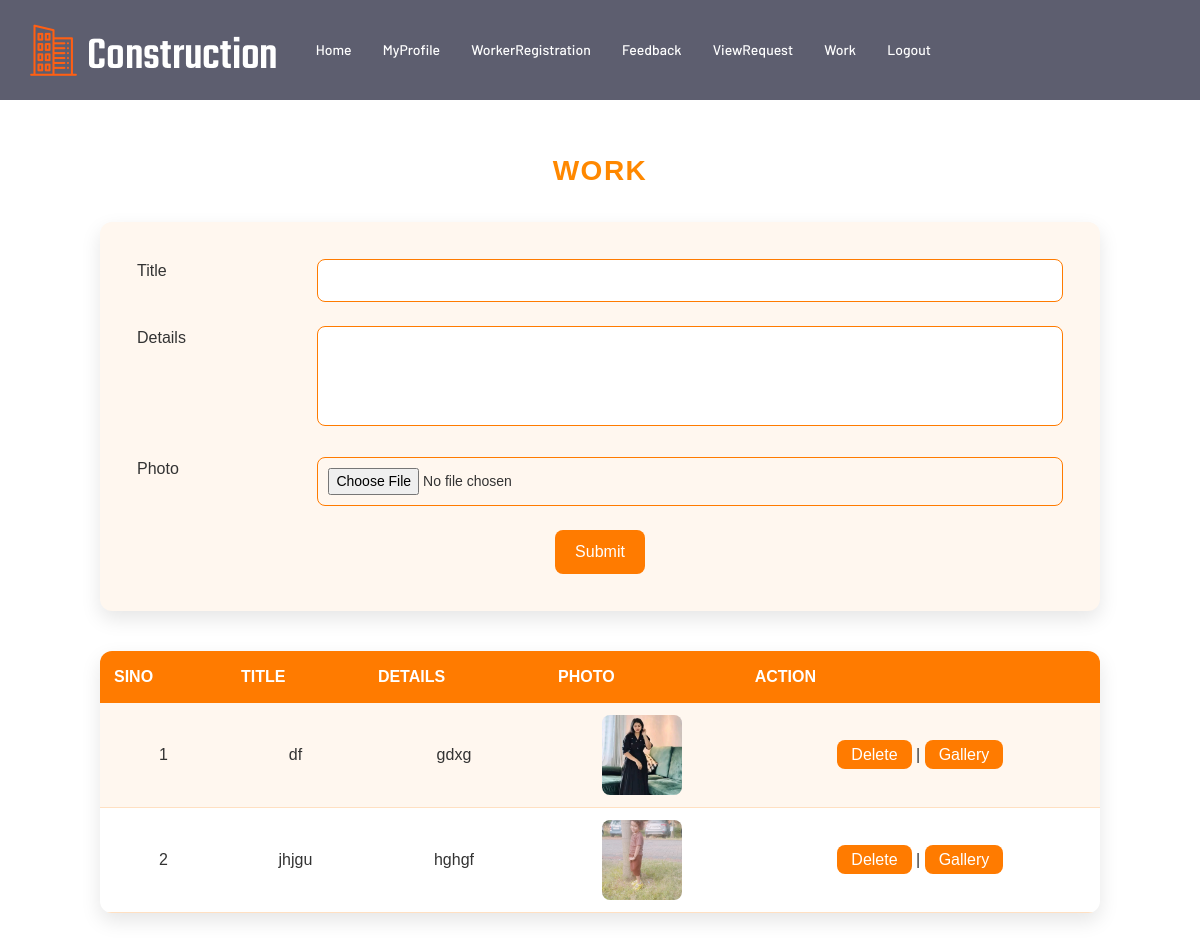
Page /Builder/Work/ (signed in) on the earlier database version.
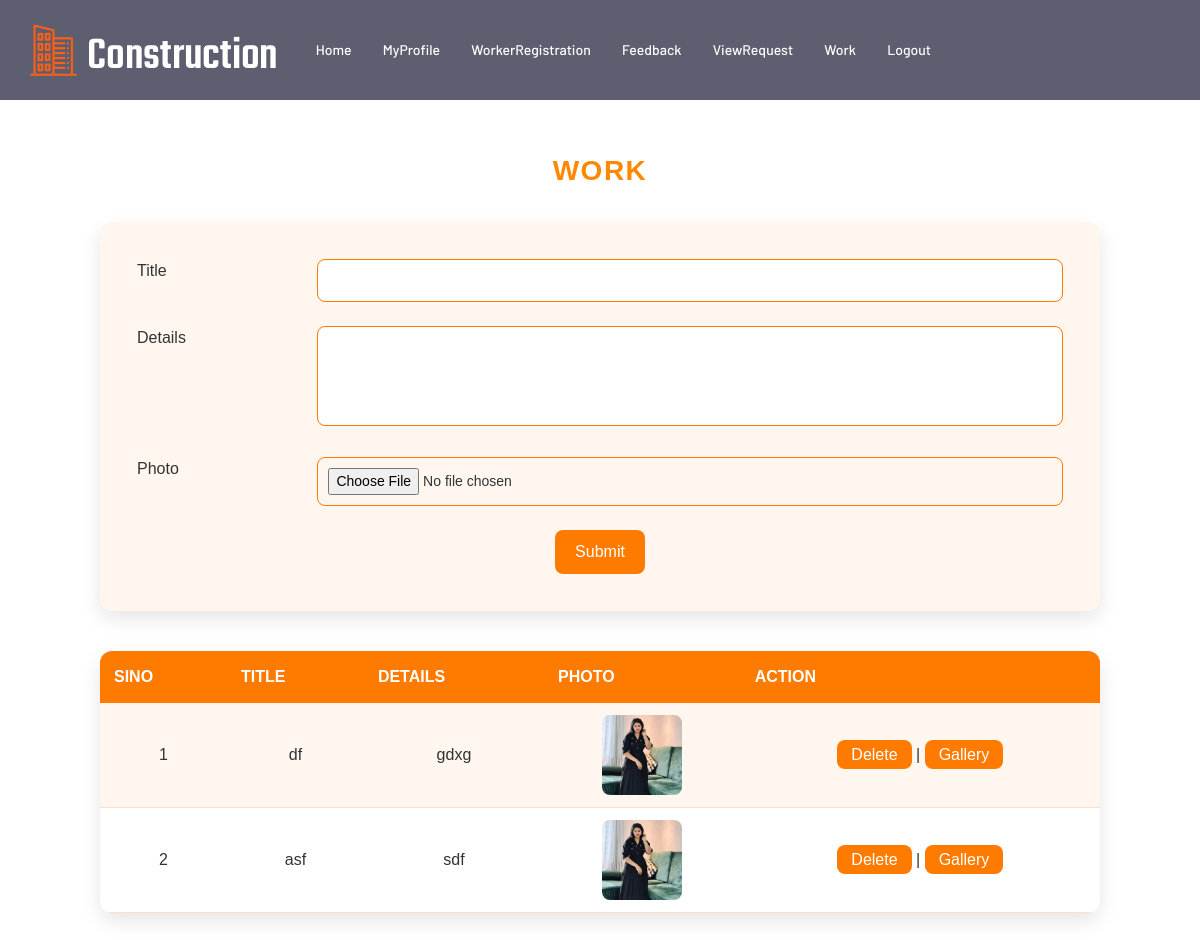
Same page on the later database version.
### Builder/models.py (models this page shows)
class tbl_work(models.Model):
    work_title=models.CharField(max_length=50)
    work_details=models.CharField(max_length=50)
    work_photo=models.FileField(upload_to="Assets/WorkDocs/")
    work_date=models.DateField(auto_now_add=True)
    builder=models.ForeignKey(tbl_builders,on_delete=models.CASCADE)

### Builder/views.py (the view)
# urls.py: path('Work/',views.Work,name="Work"),
def Work(request):
    workdata=tbl_work.objects.all()
    builder=tbl_builders.objects.get(id=request.session['bid'])
    if request.method=="POST":
        title=request.POST.get("txt_title")
        details=request.POST.get("txt_details")
        photo=request.FILES.get("file_photo")
        checkwork=tbl_work.objects.filter(work_title=title,work_details=details,work_photo=photo,builder=builder).count()
        if checkwork > 0:
           return render(request,'Builder/Work.html',{'msg':'Work Already Existed '})
        else:
            tbl_work.objects.create(work_title=title,work_details=details,work_photo=photo,builder=builder)
            return render(request,'Builder/Work.html',{'msg':'Workadd successfully'})
    else:
        return render(request,'Builder/Work.html',{'workdata':workdata})

### Builder/Templates/Builder/Work.html (shortened to what this page needs)
{% extends 'Builder/Header.html' %}
{% block content %}
<head>
</head>
<div class="modern-work-container">
    <div class="modern-work-heading">Work</div>
    <form action="" method="post" enctype="multipart/form-data" class="modern-work-form">
        <table>
            <tr>
                <td>Title</td>
                <td><input type="text" name="txt_title" required></td>
            </tr>
            <tr>
                <td>Details</td>
                <td><textarea name="txt_details" required></textarea></td>
            </tr>
            <tr>
                <td>Photo</td>
                <td><input type="file" name="file_photo" required accept="image/*"></td>
            </tr>
            <tr>
                <td colspan="2" align="center">
                    <input type="submit" value="Submit">
                </td>
            </tr>
        </table>
    </form>
    <table class="modern-work-table">
        <tr>
            <th>SINO</th>
            <th>Title</th>
            <th>Details</th>
            <th>Photo</th>
            <th>Action</th>
        </tr>
        {% for i in workdata %}
        <tr>
            <td>{{forloop.counter}}</td>
            <td>{{i.work_title}}</td>
            <td>{{i.work_details}}</td>
            <td>
                {% if i.work_photo %}
                    <img src="{{ i.work_photo.url }}" class="modern-work-photo" alt="photo">
                {% else %}
                    N/A
                {% endif %}
            </td>
            <td>
                <a class="modern-btn" href="{% url 'Builder:DeleteWork' i.id %}">Delete</a> |
                <a class="modern-btn" href="{% url 'Builder:Gallery' i.id %}">Gallery</a>
            </td>
        </tr>
        {% endfor %}
    </table>
</div>
{% endblock %}

### Builder/Templates/Builder/Header.html (shortened to what this page needs)
{% load static %}
<!doctype html>
<html class="no-js" lang="zxx">
<head>
    <link rel="stylesheet" href="{% static 'Main/assets/css/bootstrap.min.css' %}">
    <link rel="stylesheet" href="{% static 'Main/assets/css/owl.carousel.min.css' %}">
    <link rel="stylesheet" href="{% static 'Main/assets/css/slicknav.css' %}">
    <link rel="stylesheet" href="{% static 'Main/assets/css/animate.min.css' %}">
    <link rel="stylesheet" href="{% static 'Main/assets/css/magnific-popup.css' %}">
    <link rel="stylesheet" href="{% static 'Main/assets/css/fontawesome-all.min.css' %}">
    <link rel="stylesheet" href="{% static 'Main/assets/css/themify-icons.css' %}">
    <link rel="stylesheet" href="{% static 'Main/assets/css/slick.css' %}">
    <link rel="stylesheet" href="{% static 'Main/assets/css/nice-select.css' %}">
    <link rel="stylesheet" href="{% static 'Main/assets/css/style.css' %}">
</head>
<body>
    <header>
        <div class="header-area header-transparent">
            <div class="main-header ">
                <div class="header-bottom  header-sticky">
                    <div class="container-fluid">
                        <div class="row align-items-center">
                            <div class="col-xl-2 col-lg-2 col-md-1">
                                <div class="logo">
                                    <a href="index.html" class="big-logo"><img
                                            src="{% static 'Main/assets/img/logo/logo.png' %}" alt=""></a>
                                </div>
                            </div>
                            <div class="col-xl-8 col-lg-8 col-md-8">
                                <div class="main-menu f-right d-none d-lg-block">
                                    <nav>
                                        <ul id="navigation">
                                            <li><a href="{% url 'Builder:HomePage' %}">Home</a></li>
                                            <li><a href="{% url 'Builder:MyProfile' %}">MyProfile</a></li>
                                            <li><a href="{% url 'Builder:WorkerRegistration' %}">WorkerRegistration</a></li>
                                            <li><a href="{% url 'Builder:Feedback' %}">Feedback</a></li>
                                            <li><a href="{% url 'Builder:ViewRequest' %}">ViewRequest</a></li>
                                            <li><a href="{% url 'Builder:Work' %}">Work</a></li>
                                             <li><a href="{% url 'Builder:Logout' %}">Logout</a></li>
                                        </ul>
                                    </nav>
                                </div>
                            </div>
                            <div class="col-12">
                            </div>
                        </div>
                    </div>
                </div>
            </div>
        </div>
    </header>
    <main>
        <div style="padding-top: 100px;padding-bottom: 100px ;" align="center">
            {% block content %}
            {% endblock %}
        </div>
    </main>
</body>
</html>

### Builder/Templates/Builder/Work.html (style rules this page uses)
.modern-work-container { max-width: 1000px; margin: 50px auto; font-family: 'Poppins', sans-serif; color: #333; }
.modern-work-heading { text-align: center; font-size: 28px; font-weight: 700; color: #ff8800; margin-bottom: 30px; text-transform: uppercase; letter-spacing: 1.5px; font-family: "Poppins", sans-serif; }
.modern-work-form { background: #fff7ef; padding: 25px; border-radius: 12px; box-shadow: 0 8px 20px rgba(0,0,0,0.1); margin-bottom: 40px; transition: 0.3s ease; }
.modern-work-form table { width: 100%; border-collapse: collapse; }
.modern-work-form td { padding: 12px; vertical-align: top; }
.modern-work-form input[type="text"], .modern-work-form textarea, .modern-work-form input[type="file"] { width: 100%; padding: 10px; border-radius: 8px; border: 1px solid #ff7b00; font-size: 14px; outline: none; transition: 0.3s; }
.modern-work-form textarea { height: 100px; resize: none; }
.modern-work-form input[type="submit"] { padding: 10px 20px; background: #ff7b00; color: #fff; font-weight: 500; border: none; border-radius: 8px; cursor: pointer; transition: 0.3s; }
.modern-work-table { width: 100%; border-collapse: collapse; border-radius: 12px; overflow: hidden; box-shadow: 0 8px 20px rgba(0,0,0,0.1); }
.modern-work-table th { background: #ff7b00; color: white; padding: 14px; text-transform: uppercase; font-weight: 600; }
.modern-work-table td { padding: 12px; text-align: center; border-bottom: 1px solid #ffe0c2; }
.modern-work-table tr:nth-child(even) { background: #fff7ef; }
.modern-btn { padding: 6px 14px; border-radius: 8px; text-decoration: none; color: #fff; background: #ff7b00; font-weight: 500; transition: 0.3s; }
.modern-work-photo { width: 80px; height: 80px; object-fit: cover; border-radius: 8px; }

Differences in the rows shown:
removed tbl_work: work_title "jhjgu", work_details "hghgf", work_photo (picture)
added tbl_work: work_title "asf", work_details "sdf", work_photo (picture)
